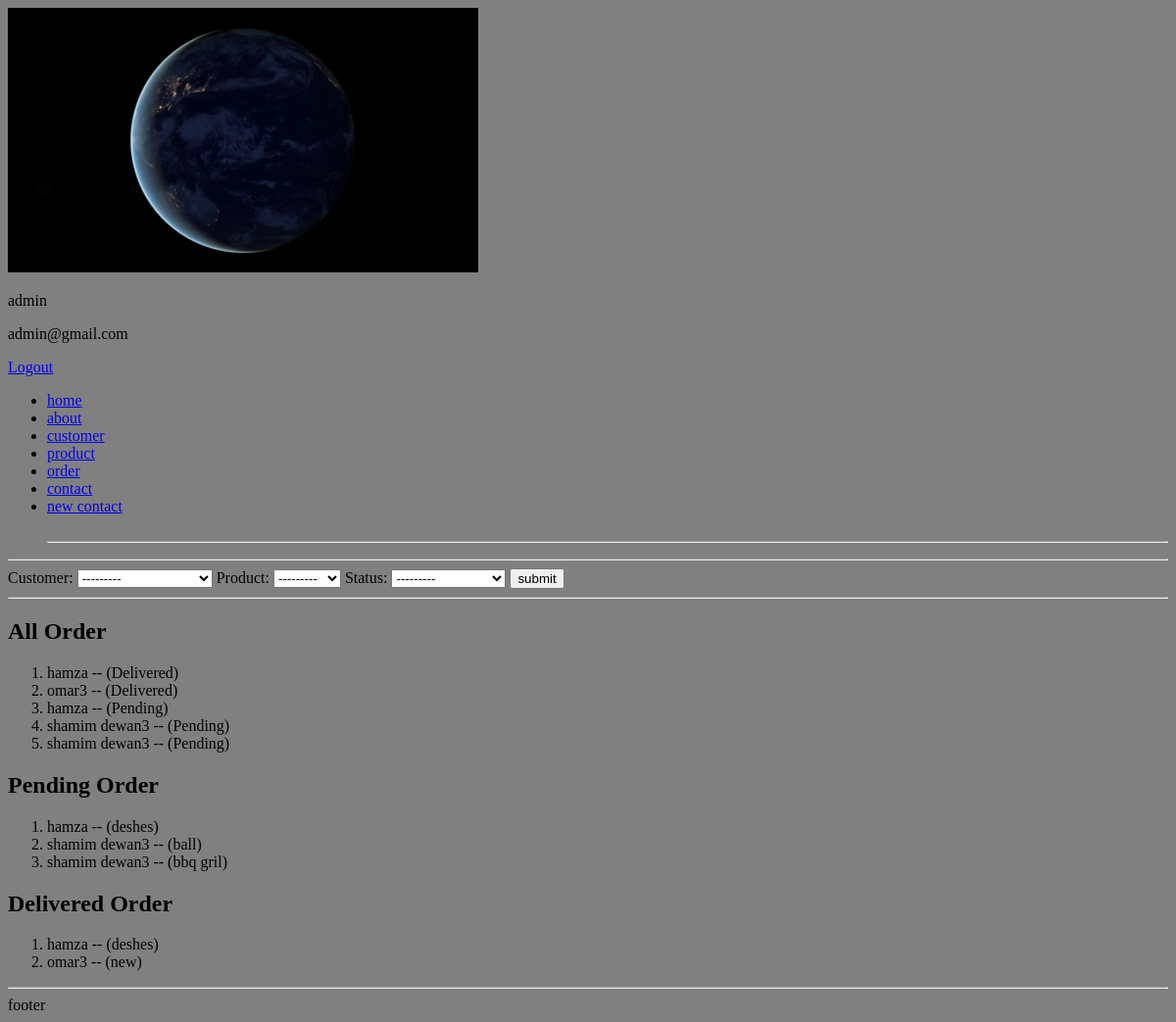
/order (signed in), run on an earlier commit of the app's database.
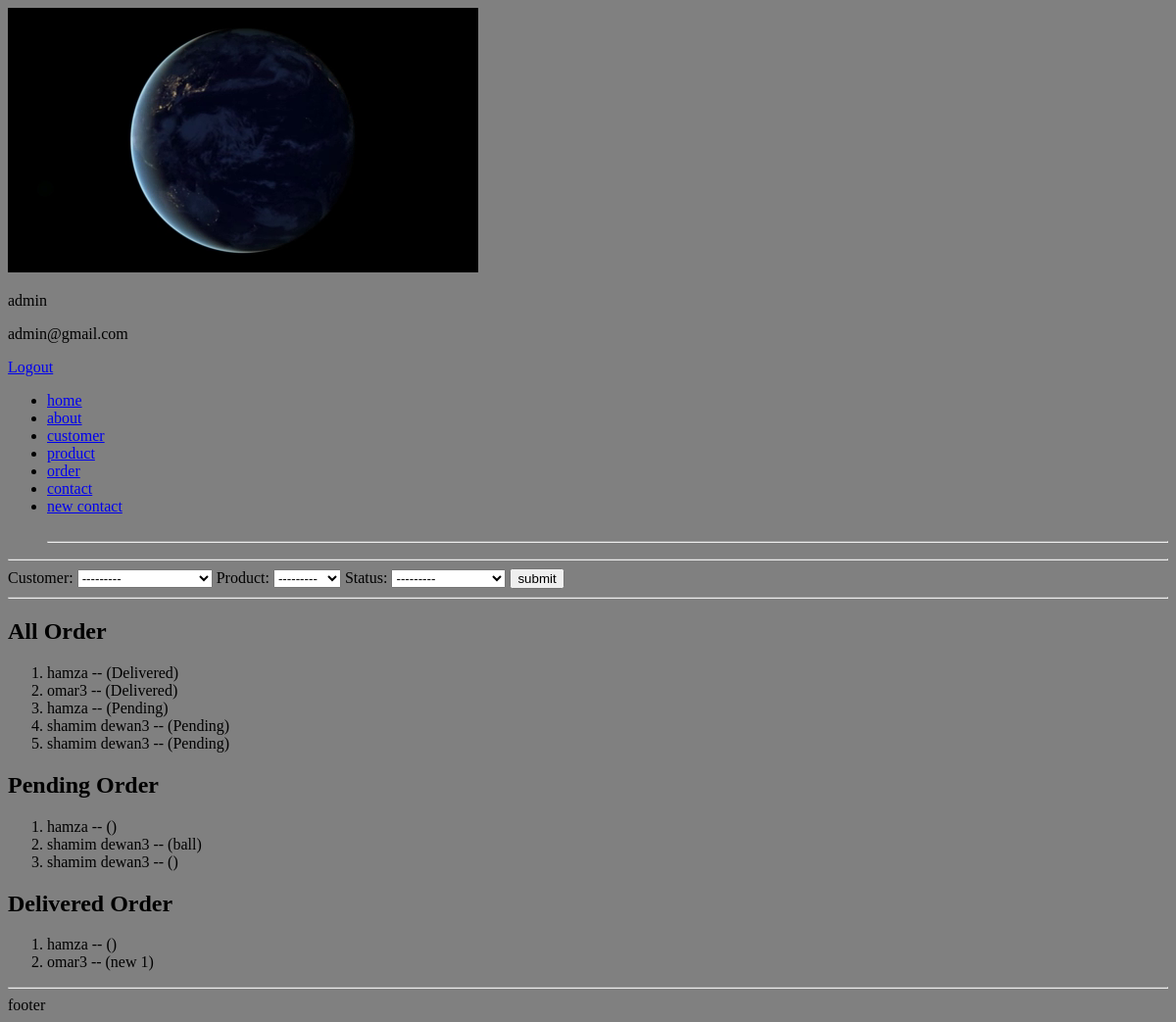
And on a later commit of the database.
### shamim/models.py (models this page shows, shortened)
class Order(models.Model):
    STATUS = (
        ('Pending', 'Pending'),
        ('Delivered', 'Delivered'),
        ('Out of delivered', 'Out of delivered')
    )
    customer = models.ForeignKey(Customer, null=True, on_delete=models.SET_NULL)
    product = models.ForeignKey(Product, null=True, on_delete=models.SET_NULL)
    created_at = models.DateTimeField(auto_now_add=True, null=True)
    status = models.CharField(max_length=100, choices=STATUS)

class Product(models.Model):
    CATEGORY = (
        ('Indor', 'Indor'),
        ('Out dor', 'Out dor')
    )
    name = models.CharField(max_length=100)
    price = models.FloatField(max_length=50)
    category = models.CharField(max_length=100, choices=CATEGORY)
    created_at = models.DateTimeField(auto_now_add=True, null=True)
    tag = models.ManyToManyField(Tag, related_name='product_set')
    def __str__(self):
        return self.name

class Customer(models.Model):
    name = models.CharField(max_length=100, null=True)
    email = models.EmailField(max_length=100)
    created_at = models.DateTimeField(auto_now_add=True, null=True)
    def __str__(self):
        return self.name

### shamim/views.py (the view)
# urls.py: path('order', views.order, name='order'),
@login_required(login_url='login')
def order(request):
    form = OrderForm()
    if request.method == 'POST':
        form = OrderForm(request.POST)
        if form.is_valid():
            form.save()
            return redirect('order')
    orders = Order.objects.order_by('-id')
    pending_orders = Order.objects.filter(status='Pending').order_by('customer__name')
    delivered_orders = Order.objects.filter(status='Delivered').order_by('customer__name')
    context = {
        'form': form,
        'orders': orders,
        'pending_orders': pending_orders,
        'delivered_orders': delivered_orders
    }
    return render(request, 'ecom/order.html', context)

### shamim/forms.py
class OrderForm(ModelForm):
    class Meta:
        model = Order
        fields = '__all__'

### templates/ecom/order.html (shortened to what this page needs)
{% extends 'master.html' %}
{% load humanize %}
{% block 'content' %}
<form action="{% url 'order' %}" method="POST">
    {{form}}
    <button type="submit">submit</button>
</form>
<hr>
<h2>All Order</h2>
<ol>
    {% for order in orders %}
    <li>{{order.customer.name}} -- ({{order.status}})</li>
    {% endfor %}
</ol>
<h2>Pending Order</h2>
<ol>
    {% for order in pending_orders %}
    <li>{{order.customer.name}} -- ({{order.product.name}})</li>
    {% endfor %}
</ol>
<h2>Delivered Order</h2>
<ol>
    {% for order in delivered_orders %}
    <li>{{order.customer.name}} -- ({{order.product.name}})</li>
    {% endfor %}
</ol>
{% endblock %}

What changed in the data, as far as the page shows it:
changed Order (number 1 of 5 on the later page): product.name "deshes" → (not shown)
changed through a linked row, Order "omar3": product.name "new" → "new 1"
changed Order (number 3 of 5 on the later page): product.name "deshes" → (not shown)
changed Order (number 4 of 5 on the later page): product.name "bbq gril" → (not shown)
